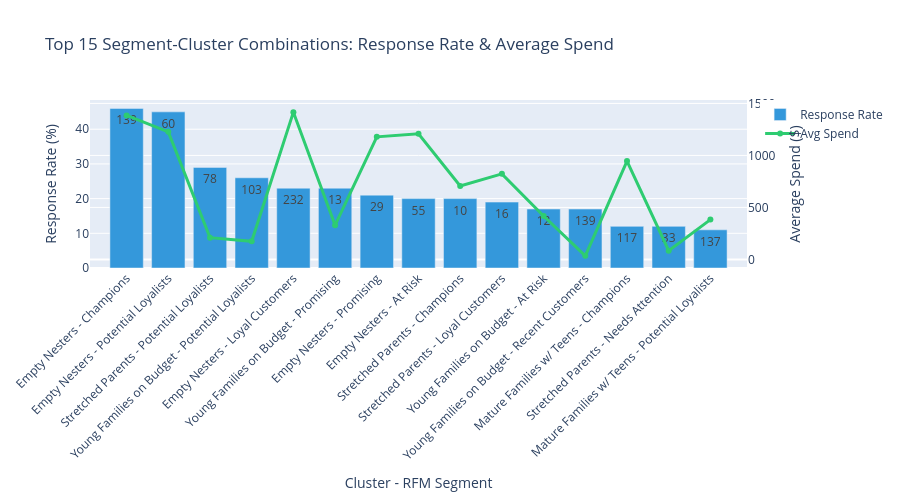

Notebook source saved alongside this figure:
### Code cell
# Visualize top 15 segment-cluster combinations by response rate
top_combos = segment_cluster_analysis.nlargest(15, 'Response_Rate').reset_index()
top_combos['Segment_Cluster'] = top_combos['Cluster_Name'] + ' - ' + top_combos['RFM_Segment']

fig = go.Figure()

# Response rate bars
fig.add_trace(go.Bar(
    x=top_combos['Segment_Cluster'],
    y=top_combos['Response_Rate'],
    name='Response Rate',
    marker_color='#3498db',
    yaxis='y',
    hovertemplate='<b>%{x}</b><br>Response Rate: %{y:.1f}%<br>Count: %{text}<extra></extra>',
    text=top_combos['Count']
))

# Avg spend line
fig.add_trace(go.Scatter(
    x=top_combos['Segment_Cluster'],
    y=top_combos['Avg_Spend'],
    name='Avg Spend',
    marker_color='#2ecc71',
    yaxis='y2',
    mode='lines+markers',
    line=dict(width=3),
    hovertemplate='<b>%{x}</b><br>Avg Spend: $%{y:.0f}<extra></extra>'
))

fig.update_layout(
    title='Top 15 Segment-Cluster Combinations: Response Rate & Average Spend',
    xaxis_title='Cluster - RFM Segment',
    yaxis=dict(title='Response Rate (%)', side='left'),
    yaxis2=dict(title='Average Spend ($)', side='right', overlaying='y'),
    height=500,
    hovermode='x unified'
)
fig.update_xaxes(tickangle=-45)
fig.show()

### Figure 1 — Plotly figure (JSON) as saved in the notebook; plotly's stock layout.template omitted (floating-point values rounded to 4 significant figures)
{"data": [{"hovertemplate": "<b>%{x}</b><br>Response Rate: %{y:.1f}%<br>Count: %{text}<extra></extra>", "marker": {"color": "#3498db"}, "name": "Response Rate", "text": [139.0, 60.0, 78.0, 103.0, 232.0, 13.0, 29.0, 55.0, 10.0, 16.0, 12.0, 139.0, 117.0, 33.0, 137.0], "x": ["Empty Nesters - Champions", "Empty Nesters - Potential Loyalists", "Stretched Parents - Potential Loyalists", "Young Families on Budget - Potential Loyalists", "Empty Nesters - Loyal Customers", "Young Families on Budget - Promising", "Empty Nesters - Promising", "Empty Nesters - At Risk", "Stretched Parents - Champions", "Stretched Parents - Loyal Customers", "Young Families on Budget - At Risk", "Young Families on Budget - Recent Customers", "Mature Families w/ Teens - Champions", "Stretched Parents - Needs Attention", "Mature Families w/ Teens - Potential Loyalists"], "y": [46.0, 45.0, 29.0, 26.0, 23.0, 23.0, 21.0, 20.0, 20.0, 19.0, 17.0, 17.0, 12.0, 12.0, 11.0], "yaxis": "y", "type": "bar"}, {"hovertemplate": "<b>%{x}</b><br>Avg Spend: $%{y:.0f}<extra></extra>", "line": {"width": 3}, "marker": {"color": "#2ecc71"}, "mode": "lines+markers", "name": "Avg Spend", "x": ["Empty Nesters - Champions", "Empty Nesters - Potential Loyalists", "Stretched Parents - Potential Loyalists", "Young Families on Budget - Potential Loyalists", "Empty Nesters - Loyal Customers", "Young Families on Budget - Promising", "Empty Nesters - Promising", "Empty Nesters - At Risk", "Stretched Parents - Champions", "Stretched Parents - Loyal Customers", "Young Families on Budget - At Risk", "Young Families on Budget - Recent Customers", "Mature Families w/ Teens - Champions", "Stretched Parents - Needs Attention", "Mature Families w/ Teens - Potential Loyalists"], "y": [1385.0, 1226.0, 209.6, 174.1, 1416.0, 328.9, 1179.0, 1208.0, 705.8, 822.9, 417.5, 34.5, 946.0, 84.36, 382.9], "yaxis": "y2", "type": "scatter"}], "layout": {"yaxis": {"title": {"text": "Response Rate (%)"}, "side": "left"}, "yaxis2": {"title": {"text": "Average Spend ($)"}, "side": "right", "overlaying": "y"}, "title": {"text": "Top 15 Segment-Cluster Combinations: Response Rate & Average Spend"}, "xaxis": {"title": {"text": "Cluster - RFM Segment"}, "tickangle": -45}, "height": 500, "hovermode": "x unified"}}
